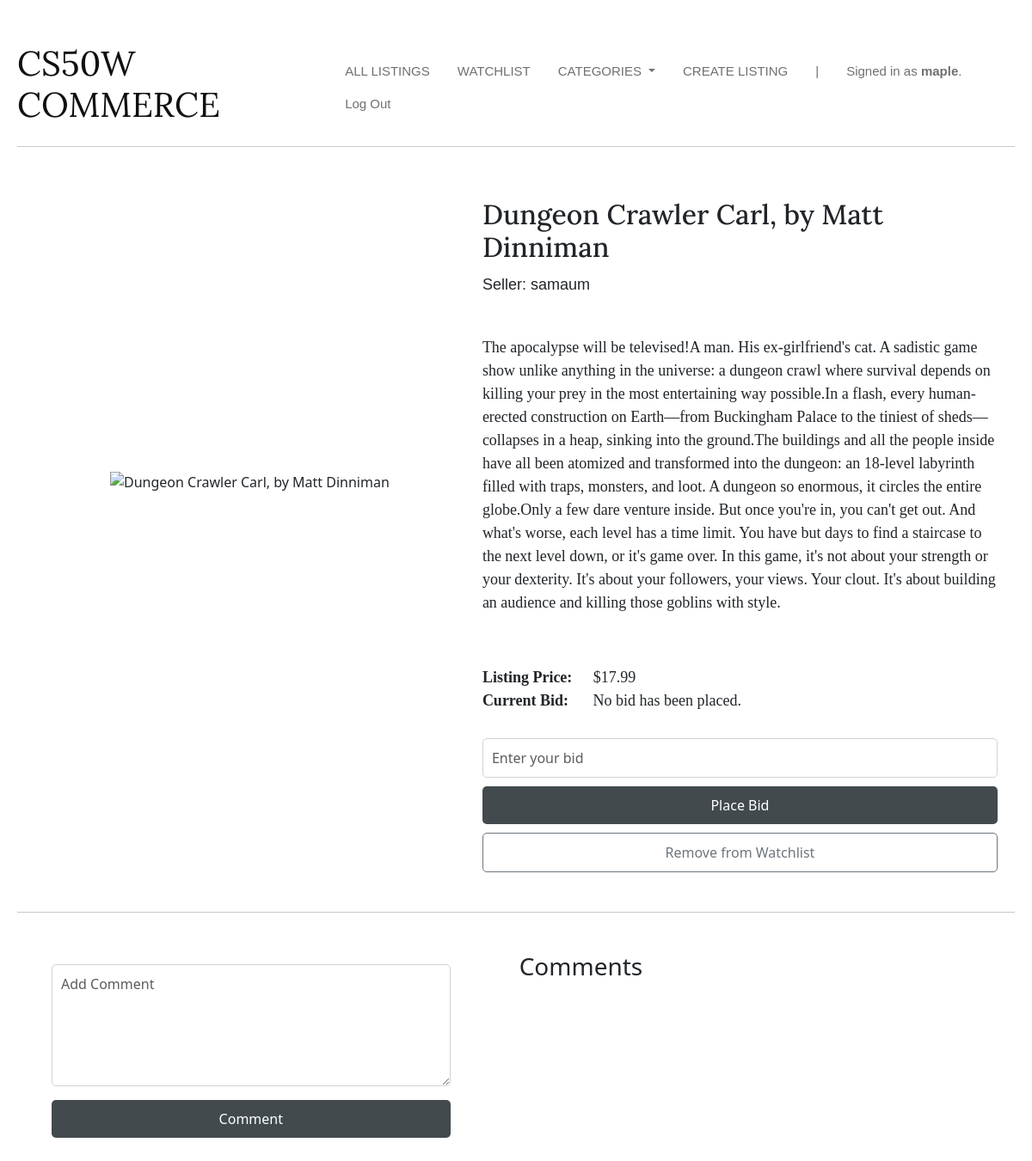
Page /listing/10 (signed in) on the committed database.
### auctions/models.py (models this page shows, shortened)
class User(AbstractUser):
    pass

class Listing(models.Model):
    title = models.CharField(max_length=50)
    description = models.CharField(max_length=1000)
    image = models.CharField(max_length=1000)
    price = models.FloatField()
    isActive = models.BooleanField(default=True)
    user = models.ForeignKey(User, on_delete=models.CASCADE, related_name="user")
    category = models.ForeignKey(Category, on_delete=models.CASCADE, related_name="category")
    watchlist = models.ManyToManyField(User, related_name="listingWatchlist")

### auctions/views.py (the view)
# urls.py: path("listing/<int:id>", views.listing, name="listing"),
def listing(request, id):
    listingData = Listing.objects.get(pk=id)
    itemInList = request.user in listingData.watchlist.all()
    allComments = Comment.objects.filter(listing=listingData)
    allCategories = Category.objects.all()
    isOwner = request.user.username == listingData.user.username
    try:
        highestBidder = Bid.objects.filter(listing=listingData).latest('bidder')
    except Bid.DoesNotExist:
        highestBidder = None
    try:
        currentBid = Bid.objects.filter(listing=listingData).latest('bidPrice')
    except Bid.DoesNotExist:
        currentBid = None
    return render(request, "auctions/listing.html", {
        "listing": listingData,
        "itemInList": itemInList,
        "allComments": allComments,
        "currentBid": currentBid,
        "isOwner": isOwner,
        "highestBidder": highestBidder,
        "categories": allCategories
    })

### auctions/templates/auctions/listing.html (shortened to what this page needs)
{% extends "auctions/layout.html" %}
{% block body %}
    <div class="listing-container">
        <div class="image-container">
            <img src="{{ listing.image }}" alt="{{ listing.title }}" class="image-detail">
        </div>
        <div class="info-container">
            <div class="listing-info">
                <div class="listing-items">
                    <h2 class="listing-title">{{ listing.title }}</h2>
                    <p class="listing-seller">Seller: {{ listing.user }}</p>
                    <p class="listing-description">{{ listing.description }}</p>
                    <div class="price-bid-container">
                        <div class="listing-bid-container">
                            <span class="listing-price-text">Listing Price:</span>
                            <span class="listing-price">${{ listing.price|floatformat:"2" }}</span>
                        </div>
                        {% if currentBid %}
                        <div class="listing-bid-container">
                            <span class="listing-bid-text">Current Bid:</span>
                            <span class="listing-bid">${{ currentBid.bidPrice|floatformat:"2" }}</span>
                        </div>
                        {% else %}
                        <div class="listing-bid-container">
                            <span class="listing-bid-text">Current Bid:</span>
                            <span class="listing-bid">No bid has been placed.</span>
                        </div>
                        {% endif %}
                    </div>
                </div>
                {% if user.is_authenticated and listing.isActive %}
                <form action="{% url 'addBid' id=listing.id %}" method="POST" class="bid-form">
                    <div class="bid-input">
                        <input type="number" min="0" name="bid" placeholder="Enter your bid" class="form-control">
                    </div>
                    <div class="bid-button">
                        <button type="submit" class="btn btn-secondary">Place Bid</button>
                    </div>
                </form>
                {% endif %}
                {% if user.is_authenticated and listing.isActive %}
                    {% if itemInList %}
                        <form action="{% url 'removeWatchList' id=listing.id %}" method="POST">
                            <button type="submit" class="btn watchlist-button">Remove from Watchlist</button>
                        </form>
                    {% else %}
                        <form action="{% url 'addWatchList' id=listing.id %}" method="POST">
                            {% csrf_token %}
                            <button type="submit" class="btn watchlist-button">Add To Watchlist</button>
                        </form>
                    {% endif %}
                {% endif %}
            </div>
        </div>
    </div>
    <hr>
    <div class="comment-container">
        <div class="comment-input">
            {% if user.is_authenticated %}
                <form action="{% url 'addComment' id=listing.id %}" method="POST">
                    <div class="my-4">
                        <textarea name="newComment" class="form-control my-3" id="newComment" placeholder="Add Comment" rows="5"></textarea>
                        <div class="bid-button">
                            <button type="submit" class="btn btn-secondary">Comment</button>
                        </div>
                    </div>
                </form>
            {% endif %}
        </div>
        <div class="comment-output">
            <h3>Comments</h3><br>
        </div>
    </div>
{% endblock %}

### auctions/templates/auctions/layout.html (shortened to what this page needs)
{% load static %}
<!DOCTYPE html>
<html lang="en">
    <head>
        <link href="https://cdn.jsdelivr.net/npm/bootstrap@5.3.3/dist/css/bootstrap.min.css" rel="stylesheet">
          <link href="{% static 'auctions/styles.css' %}" rel="stylesheet">
    </head>
    <body>
        <div class="d-flex justify-content-between align-items-center">
            <h1 class="title">CS50W COMMERCE</h1>
            <ul class="nav">
                <li class="nav-item">
                    <a class="nav-link" href="{% url 'index' %}">ALL LISTINGS</a>
                </li>
                {% if user.is_authenticated %}
                    <li class="nav-item">
                        <a class="nav-link" href="{% url 'watchlist' %}">WATCHLIST</a>
                    </li>
                    <li class="nav-item dropdown">
                        <a class="nav-link dropdown-toggle" href="#" id="categoriesDropdown" role="button" data-bs-toggle="dropdown" aria-expanded="false">
                            CATEGORIES
                        </a>
                    </li>
                    <li class="nav-item">
                        <a class="nav-link" href="{% url 'create' %}">CREATE LISTING</a>
                    </li>
                    <li class="nav-item">
                        <p class="nav-link mb-0">|</p>
                    </li>
                    <li class="nav-item nav-username">
                        <p class="nav-link mb-0">Signed in as <strong !important>{{ user.username }}</strong>.</p>
                    </li>
                    <li class="nav-item">
                        <a class="nav-link" href="{% url 'logout' %}">Log Out</a>
                    </li>
                {% endif %}
            </ul>
        </div>
        <hr>
        {% block body %}
        {% endblock %}
    </body>
</html>

### auctions/static/auctions/styles.css (style rules this page uses)
body { max-width: 1400px; margin: 0 auto; padding: 50px 20px; }
.title { color: rgb(16, 16, 16); font-family: "Lora", serif; font-weight: 400; }
.nav-link { color: #707070 !important; font-size: 15px !important; font-family: "Raleway", sans-serif; font-optical-sizing: auto; font-weight: 300; font-style: normal; }
.nav-username strong { font-weight: bold; }
.nav-item:nth-last-child(2) .nav-link { font-weight: normal !important; color: #707070 !important; }
.listing-container { display: flex; align-items: flex-start; padding: 20px; margin-top: 20px; }
.image-container { flex: 1; display: flex; justify-content: center; align-items: center; }
.info-container { flex: 1.3; padding-top: 20px; }
.image-detail { max-width: 100%; height: auto; }
.info-container { padding-left: 20px; }
.image-container { width: 300px; height: 700px; padding: 20px; }
.image-detail { max-width: 100%; max-height: 100%; }
.listing-title { font-family: "Lora", serif; margin-bottom: 10px; }
.listing-seller { font-family: "Raleway", sans-serif; font-size: 18px; }
.listing-description { font-family: "Anek Devanagari"; font-size: 18px; padding: 30px 0px; }
.listing-bid-container { font-family: "Oswald"; font-optical-sizing: auto; font-style: normal; font-size: 18px; }
.listing-price, .listing-bid { font-family: "Oswald"; font-optical-sizing: auto; font-style: normal; }
.listing-bid-text, .listing-price-text { font-weight: bold; }
.listing-price-text { margin-right: 20px; }
.listing-bid-text { margin-right: 24px; }
.price-bid-container { margin-top: 30px; margin-bottom: 30px; }
.bid-form { display: flex; flex-direction: column; margin-top: 20px; }
.bid-input { margin-bottom: 10px; }
.bid-button { margin-top: auto; margin-bottom: 10px; }
.form-control { padding: 10px; border: 1px solid #ced4da; border-radius: 5px; outline: none; width: 100% !important; box-sizing: border-box; }
.btn-secondary { padding: 10px 20px; background-color: #424a4e; color: #fff; border: none; border-radius: 5px; cursor: pointer; width: 100%; }
.watchlist-button { padding: 10px 20px; background-color: #fff; color: #6c757d; border: 1px solid #6c757d; border-radius: 5px; width: 100%; margin-top: auto; margin-bottom: 10px; }
.comment-container { display: flex; align-items: flex-start; padding: 20px; margin-top: 10px; }
.comment-input { flex: 1; padding-left: 20px; padding-right: 80px; }
.comment-output { flex: 1.2; padding-top: 10px; }
h1,h4 { color: #424a4e;; font-weight: bold; }

### rows in the picture
User: username "maple"
Listing: title "Dungeon Crawler Carl, by Matt Dinniman", user "samaum", description "The apocalypse will be televised!A man. His ex-girlfriend's cat. A sadistic game show unlike anything in the universe: a dungeon crawl where survival depends on killing your prey in the most entertaining way possible.In a flash, every human-erected construction on Earth—from Buckingham Palace to the tiniest of sheds—collapses in a heap, sinking into the ground.The buildings and all the people inside have all been atomized and transformed into the dungeon: an 18-level labyrinth filled with traps, monsters, and loot. A dungeon so enormous, it circles the entire globe.Only a few dare venture inside. But once you're in, you can't get out. And what's worse, each level has a time limit. You have…", price "17.99"
